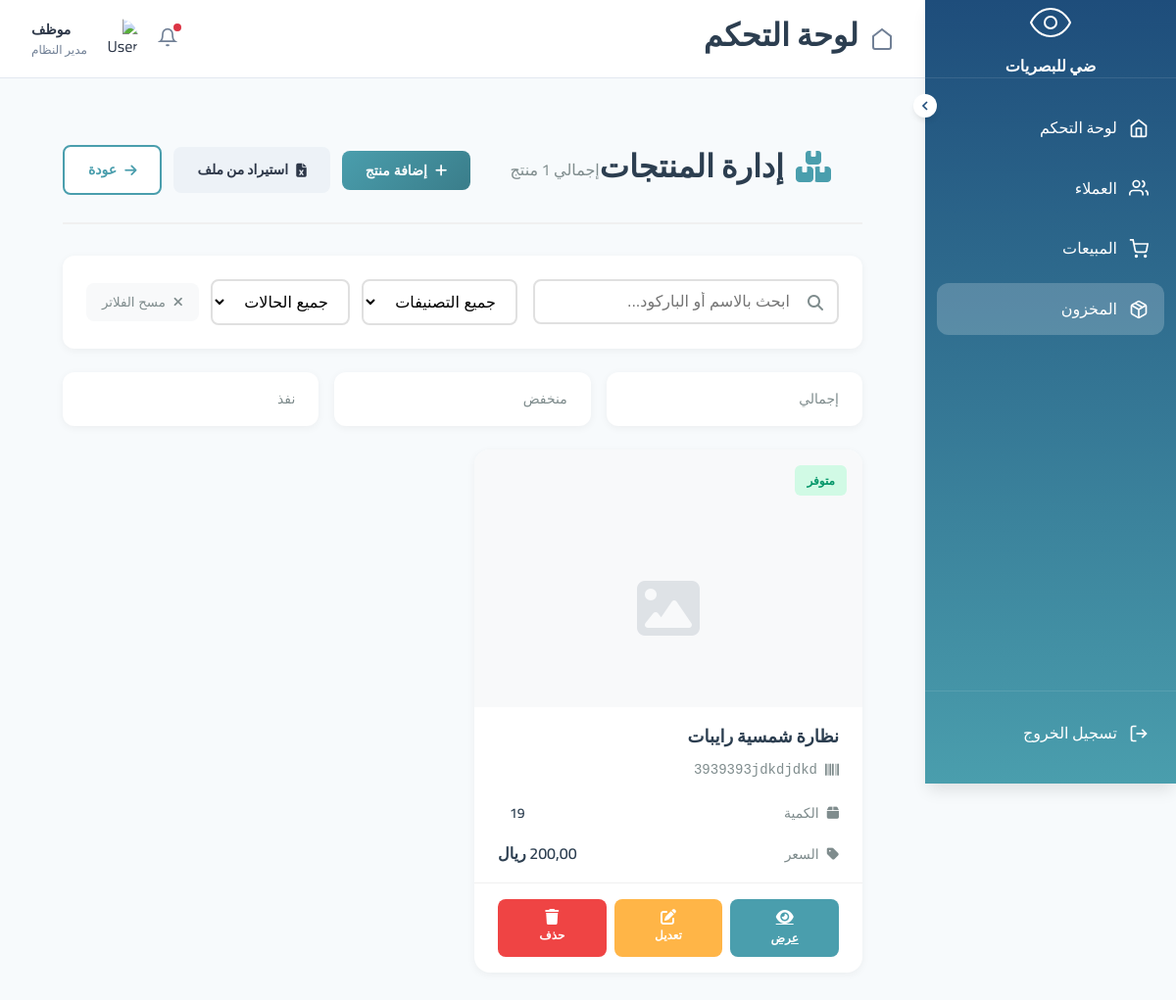
The page /stock/products/ (signed in) on the database its author committed.
### settings/models.py (models this page shows, shortened)
class CompanySettings(models.Model):
    company_name_ar = models.CharField('اسم المؤسسة (عربي)', max_length=200, blank=True)
    company_name_en = models.CharField('اسم المؤسسة (إنجليزي)', max_length=200, blank=True)
    logo = models.ImageField('شعار المؤسسة', upload_to='company/', blank=True, null=True)
    unified_number = models.CharField('الرقم الموحد', max_length=50, blank=True)
    commercial_register = models.CharField('السجل التجاري', max_length=50, blank=True)
    tax_number = models.CharField('الرقم الضريبي', max_length=50, blank=True)
    national_address = models.TextField('العنوان الوطني', blank=True)
    location_url = models.URLField('رابط الموقع', blank=True)
    phone_regex = RegexValidator(
        regex=r'^\+?966?\d{9,10}$',
        message="رقم الهاتف يجب أن يكون بصيغة: '0501234567' أو '+966501234567'"
    )
    contact_phone = models.CharField(
        'رقم الجوال',
        validators=[phone_regex],
        max_length=17,
        blank=True
    )
    contact_email = models.EmailField('البريد الإلكتروني', blank=True)
    owner_name = models.CharField('اسم المفوض/المالك', max_length=200, blank=True)
    owner_id_number = models.CharField('رقم الهوية', max_length=20, blank=True)
    owner_phone = models.CharField(
        'رقم جوال المفوض',
        validators=[phone_regex],
        max_length=17,
        blank=True
    )
    owner_email = models.EmailField('بريد المفوض الإلكتروني', blank=True)
    created_at = models.DateTimeField('تاريخ الإنشاء', auto_now_add=True)
    updated_at = models.DateTimeField('تاريخ التحديث', auto_now=True)
    class Meta:
        verbose_name = 'إعدادات المؤسسة'
        verbose_name_plural = 'إعدادات المؤسسة'
    @classmethod
    def get_settings(cls):
        settings, created = cls.objects.get_or_create(pk=1)
        return settings

### stock/models.py (models this page shows, shortened)
class Product(models.Model):
    item_name = models.CharField('اسم المنتج', max_length=200)
    barcode = models.CharField('الباركود', max_length=100, unique=True)
    sku = models.CharField('SKU', max_length=50, blank=True, help_text='رمز المنتج الداخلي')
    category = models.ForeignKey(
        Category,
        on_delete=models.SET_NULL,
        null=True,
        blank=True,
        related_name='products',
        verbose_name='التصنيف'
    )
    supplier = models.ForeignKey(
        Supplier,
        on_delete=models.SET_NULL,
        null=True,
        blank=True,
        related_name='products',
        verbose_name='المورد'
    )
    quantity = models.IntegerField('الكمية المتوفرة', default=0)
    min_quantity = models.IntegerField('الحد الأدنى للكمية', default=5, help_text='تنبيه عند الوصول لهذا الحد')
    box_number = models.CharField('رقم الصندوق', max_length=50, blank=True)
    cost_price = models.DecimalField('سعر التكلفة', max_digits=10, decimal_places=2, default=0)
    selling_price = models.DecimalField('سعر البيع', max_digits=10, decimal_places=2, default=0)
    description = models.TextField('الوصف', blank=True)
    notes = models.TextField('ملاحظات', blank=True)
    image = models.ImageField('صورة المنتج', upload_to='products/', blank=True, null=True)
    is_active = models.BooleanField('نشط', default=True)
    is_featured = models.BooleanField('منتج مميز', default=False)
    created_at = models.DateTimeField('تاريخ الإنشاء', auto_now_add=True)
    updated_at = models.DateTimeField('تاريخ التحديث', auto_now=True)
    class Meta:
        verbose_name = 'منتج'
        verbose_name_plural = 'المنتجات'
        ordering = ['-created_at']
        indexes = [
            models.Index(fields=['barcode']),
            models.Index(fields=['item_name']),
        ]
    @property
    def is_low_stock(self):
        return self.quantity <= self.min_quantity and self.quantity > 0
    @property
    def is_out_of_stock(self):
        return self.quantity == 0
    @property
    def stock_status(self):
        if self.is_out_of_stock:
            return 'نفذ'
        elif self.is_low_stock:
            return 'منخفض'
        else:
            return 'متوفر'
    @property
    def stock_status_color(self):
        if self.is_out_of_stock:
            return 'danger'
        elif self.is_low_stock:
            return 'warning'
        else:
            return 'success'

### stock/views.py (the view)
# urls.py: path('products/', views.products_list, name='products'),
@login_required
def products_list(request):
    search_query = request.GET.get('search', '')
    category_id = request.GET.get('category', '')
    status = request.GET.get('status', '')
    products = Product.objects.select_related('category', 'supplier').filter(is_active=True)
    if search_query:
        products = products.filter(
            Q(item_name__icontains=search_query) |
            Q(barcode__icontains=search_query)
        )
    if category_id:
        products = products.filter(category_id=category_id)
    if status == 'low':
        products = products.filter(quantity__lte=F('min_quantity'), quantity__gt=0)
    elif status == 'out':
        products = products.filter(quantity=0)
    products = products.order_by('-created_at')
    categories = Category.objects.filter(is_active=True)
    suppliers = Supplier.objects.filter(is_active=True)  # ← أضيفي هذا السطر
    context = {
        'products': products,
        'categories': categories,
        'suppliers': suppliers,  # ← أضيفي هذا السطر
        'search_query': search_query,
        'category_id': category_id,
        'status': status,
    }
    return render(request, 'stock/products_list.html', context)

### templates/stock/products_list.html (shortened to what this page needs)
{% extends 'base.html' %}
{% load static %}
{% block extra_css %}
<link rel="stylesheet" href="{% static 'css/stock/products_list.css' %}">
{% endblock %}
{% block content %}
<div class="products-page">
    <div class="page-header">
        <div class="header-content">
            <h1>
                <i class="fas fa-boxes"></i>
                إدارة المنتجات
            </h1>
            <p class="subtitle">إجمالي {{ products|length }} منتج</p>
        </div>
        <div class="header-actions">
            <button class="btn btn-primary" onclick="showAddModal()">
                <i class="fas fa-plus"></i>
                إضافة منتج
            </button>
            <a href="{% url 'stock:import_products' %}" class="btn btn-secondary">
                <i class="fas fa-file-excel"></i>
                استيراد من ملف
            </a>
            <a href="{% url 'stock:dashboard' %}" class="btn btn-outline">
                <i class="fas fa-arrow-right"></i>
                عودة
            </a>
        </div>
    </div>
    <div class="filters-section">
        <div class="search-box">
            <i class="fas fa-search"></i>
            <input type="text"
                   id="searchInput"
                   name="search"
                   placeholder="ابحث بالاسم أو الباركود..."
                   value="{{ search_query }}"
                   autocomplete="off">
        </div>
        <div class="filter-group">
            <select id="categoryFilter" name="category" onchange="applyFilters()">
                <option value="">جميع التصنيفات</option>
            </select>
            <select id="statusFilter" name="status" onchange="applyFilters()">
                <option value="">جميع الحالات</option>
            </select>
            <button class="btn-filter-clear" onclick="clearFilters()">
                <i class="fas fa-times"></i>
                مسح الفلاتر
            </button>
        </div>
    </div>
    <div class="mini-stats">
        <div class="mini-stat">
            <span class="label">إجمالي</span>
        </div>
        <div class="mini-stat warning">
            <span class="label">منخفض</span>
        </div>
        <div class="mini-stat danger">
            <span class="label">نفذ</span>
        </div>
    </div>
    <div class="products-grid">
        {% for product in products %}
        <div class="product-card">
            <div class="product-header">
                <div class="product-status {{ product.stock_status_color }}">
                    {{ product.stock_status }}
                </div>
            </div>
            <div class="product-image">
                {% if product.image %}
                <img src="{{ product.image.url }}" alt="{{ product.item_name }}">
                {% else %}
                <div class="no-image">
                    <i class="fas fa-image"></i>
                </div>
                {% endif %}
            </div>
            <div class="product-info">
                <h3 class="product-name">{{ product.item_name }}</h3>
                <div class="product-barcode">
                    <i class="fas fa-barcode"></i>
                    {{ product.barcode }}
                </div>
            </div>
            <div class="product-details">
                <div class="detail-row">
                    <span class="label">
                        <i class="fas fa-box"></i>
                        الكمية
                    </span>
                    <span class="value quantity-badge {{ product.stock_status_color }}">
                        {{ product.quantity }}
                    </span>
                </div>
                <div class="detail-row">
                    <span class="label">
                        <i class="fas fa-tag"></i>
                        السعر
                    </span>
                    <span class="value price">{{ product.selling_price }} ريال</span>
                </div>
            </div>
            <div class="product-actions">
                <a href="{% url 'stock:product_detail' product.pk %}" class="btn-action primary">
                    <i class="fas fa-eye"></i>
                    <span>عرض</span>
                </a>
                <button class="btn-action secondary" onclick="showEditModal({{ product.pk }})">
                    <i class="fas fa-edit"></i>
                    <span>تعديل</span>
                </button>
                <button class="btn-action danger" onclick="showDeleteModal({{ product.pk }}, '{{ product.item_name }}')">
                    <i class="fas fa-trash"></i>
                    <span>حذف</span>
                </button>
            </div>
        </div>
        {% endfor %}
    </div>
</div>
{% endblock %}

### templates/base.html (shortened to what this page needs)
{% load static %}
<!DOCTYPE html>
<html lang="ar" dir="rtl">
<head>
    <link rel="stylesheet" href="https://cdnjs.cloudflare.com/ajax/libs/font-awesome/6.4.0/css/all.min.css">
    <link rel="stylesheet" href="{% static 'css/base.css' %}">
    {% block extra_css %}{% endblock %}
</head>
<body>
    <aside id="sidebar" class="sidebar">
        <div class="sidebar-logo">
            <div class="logo-container">
                {% if company_logo %}
                <img src="{{ company_logo }}" alt="{{ company_name }}" class="logo-image">
                {% else %}
                <svg class="logo-icon" viewBox="0 0 24 24" fill="none" stroke="currentColor">
                    <path d="M2 12s3-7 10-7 10 7 10 7-3 7-10 7-10-7-10-7z"></path>
                    <circle cx="12" cy="12" r="3"></circle>
                </svg>
                {% endif %}
                <span class="logo-text">{{ company_name }}</span>
            </div>
        </div>
        <button id="sidebar-toggle" class="sidebar-toggle">
            <svg class="icon" viewBox="0 0 24 24" fill="none" stroke="currentColor">
                <polyline points="15 18 9 12 15 6"></polyline>
            </svg>
        </button>
        <nav class="sidebar-nav">
            <a href="{% url 'dashboard' %}" class="nav-item {% if request.resolver_match.url_name == 'dashboard' %}active{% endif %}">
                <svg class="icon" viewBox="0 0 24 24" fill="none" stroke="currentColor">
                    <path d="m3 9 9-7 9 7v11a2 2 0 0 1-2 2H5a2 2 0 0 1-2-2z"></path>
                    <polyline points="9 22 9 12 15 12 15 22"></polyline>
                </svg>
                <span class="nav-text">لوحة التحكم</span>
            </a>
            <a href="{% url 'customers:list' %}" class="nav-item {% if 'customers' in request.path %}active{% endif %}">
                <svg class="icon" viewBox="0 0 24 24" fill="none" stroke="currentColor">
                    <path d="M17 21v-2a4 4 0 0 0-4-4H5a4 4 0 0 0-4 4v2"></path>
                    <circle cx="9" cy="7" r="4"></circle>
                    <path d="M23 21v-2a4 4 0 0 0-3-3.87"></path>
                    <path d="M16 3.13a4 4 0 0 1 0 7.75"></path>
                </svg>
                <span class="nav-text">العملاء</span>
            </a>
            <a href="{% url 'sales:list' %}" class="nav-item {% if 'sales' in request.path %}active{% endif %}">
                <svg class="icon" viewBox="0 0 24 24" fill="none" stroke="currentColor">
                    <circle cx="9" cy="21" r="1"></circle>
                    <circle cx="20" cy="21" r="1"></circle>
                    <path d="M1 1h4l2.68 13.39a2 2 0 0 0 2 1.61h9.72a2 2 0 0 0 2-1.61L23 6H6"></path>
                </svg>
                <span class="nav-text">المبيعات</span>
            </a>
            <a href="{% url 'stock:dashboard' %}" class="nav-item {% if 'stock' in request.path %}active{% endif %}">
                <span class="nav-text">المخزون</span>
            </a>
        </nav>
        <div class="sidebar-footer">
            <a href="{% url 'logout' %}"
            class="nav-item logout-btn"
            onclick="return confirm('هل أنت متأكد من تسجيل الخروج؟');">
             <svg class="icon" viewBox="0 0 24 24" fill="none" stroke="currentColor">
                 <path d="M9 21H5a2 2 0 0 1-2-2V5a2 2 0 0 1 2-2h4"></path>
                 <polyline points="16 17 21 12 16 7"></polyline>
                 <line x1="21" y1="12" x2="9" y2="12"></line>
             </svg>
             <span class="nav-text">تسجيل الخروج</span>
         </a>
        </div>
    </aside>
    <main id="main-content" class="main-content">
        <header class="header">
            <div class="header-content">
                <div class="header-title">
                    <svg class="icon" viewBox="0 0 24 24" fill="none" stroke="currentColor">
                        {% block header_icon %}
                        <path d="m3 9 9-7 9 7v11a2 2 0 0 1-2 2H5a2 2 0 0 1-2-2z"></path>
                        {% endblock %}
                    </svg>
                    <h1>{% block page_title %}لوحة التحكم{% endblock %}</h1>
                </div>
                <div class="header-actions">
                    <button class="notification-btn">
                        <svg class="icon" viewBox="0 0 24 24" fill="none" stroke="currentColor">
                            <path d="M18 8A6 6 0 0 0 6 8c0 7-3 9-3 9h18s-3-2-3-9"></path>
                            <path d="M13.73 21a2 2 0 0 1-3.46 0"></path>
                        </svg>
                        <span class="notification-badge"></span>
                    </button>
                    <div class="user-profile">
                        <img src="{% static 'images/default-avatar.png' %}" alt="User" class="user-avatar">
                        <div class="user-info">
                            <div class="user-name">{{ user.get_full_name|default:user.username }}</div>
                            <div class="user-role">مدير النظام</div>
                        </div>
                    </div>
                </div>
            </div>
        </header>
        <div class="page-content">
            {% block content %}{% endblock %}
        </div>
    </main>
</body>
</html>

### rows shown on the page
CompanySettings: company_name_ar "ضي للبصريات"
Product: stock_status "متوفر", item_name "نظارة شمسية رايبات", barcode "3939393jdkdjdkd", quantity "19", selling_price "200,00"

### other values the page prints
{{ user.get_full_name|default:user.username }} "موظف"
